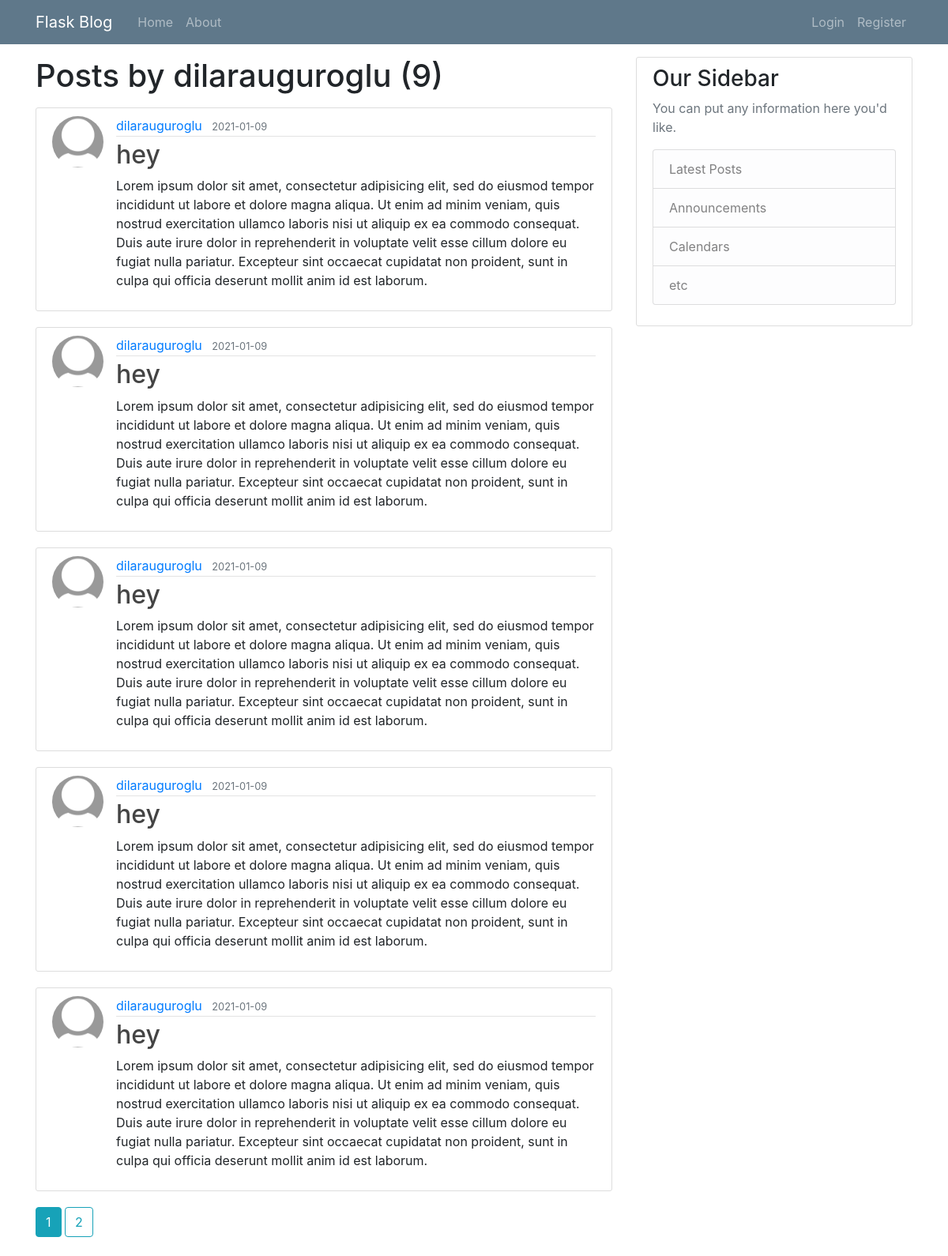
/user/dilarauguroglu, run on the app's committed database.
### Blog/models.py (models this page shows, shortened)
class User(db.Model, UserMixin):
    id = db.Column(db.Integer, primary_key=True)
    username = db.Column(db.String(20), unique=True, nullable=False)
    email = db.Column(db.String(120), unique=True, nullable=False)
    image_file = db.Column(db.String(20), nullable=False, default='default.jpg')
    password = db.Column(db.String(60), nullable=False)
    posts = db.relationship('Post', backref='author', lazy=True)

class Post(db.Model):
    id = db.Column(db.Integer, primary_key=True)
    title = db.Column(db.String(100), nullable=False)
    date_posted = db.Column(db.DateTime, nullable=False, default=datetime.utcnow)
    content = db.Column(db.Text, nullable=False)
    user_id = db.Column(db.Integer, db.ForeignKey('user.id'), nullable=False)

### Blog/routes.py (the view)
@app.route("/user/<string:username>")
def user_posts(username):
    page = request.args.get('page', 1, type=int)
    user = User.query.filter_by(username=username).first_or_404()
    posts = Post.query.filter_by(author=user).order_by(Post.date_posted.desc()).paginate(page=page, per_page=5)
    return render_template('user_posts.html', posts=posts, user=user)

### Blog/templates/user_posts.html (shortened to what this page needs)
{% extends "base.html" %}
{% block content %}
    <h1 class="mb-3">Posts by {{ user.username }} ({{ posts.total }})</h1>
    {% for post in posts.items %}
    <article class="media content-section">
      <img class="rounded-circle article-img" src="{{url_for('static', filename='images/' + post.author.image_file) }}" alt="">
      <div class="media-body">
        <div class="article-metadata">
          <a class="mr-2" href="{{url_for('user_posts', username=post.author.username)}}">{{ post.author.username }}</a>
          <small class="text-muted">{{ post.date_posted.strftime('%Y-%m-%d') }}</small>
        </div>
        <h2><a class="article-title" href="{{url_for('post', post_id=post.id)}}">{{ post.title }}</a></h2>
        <p class="article-content">{{ post.content }}</p>
      </div>
    </article>
    {% endfor %}
    {% for page_num in posts.iter_pages(left_edge=1, right_edge=1, left_current=1, right_current=2) %}
      {% if page_num %}
        {% if posts.page == page_num %}
            <a class="btn btn-info mb-4" href="{{ url_for('user_posts', username=user.username, page=page_num) }}">{{ page_num }}</a>
        {% else %}
            <a class="btn btn-outline-info mb-4" href="{{ url_for('user_posts', username=user.username, page=page_num) }}">{{ page_num }}</a>
        {% endif %}
      {% else %}
        ...
      {% endif %}
    {% endfor %}
{% endblock content %}

### Blog/templates/base.html (shortened to what this page needs)
<!DOCTYPE html>
<html lang="en" dir="ltr">
  <head>
   <link rel="stylesheet" tyle="text/css" href={{url_for('static',filename='main.css')}}>
   <link rel="stylesheet" href="https://maxcdn.bootstrapcdn.com/bootstrap/4.0.0/css/bootstrap.min.css">
  </head>
  <body>
      <header class="site-header">
        <nav class="navbar navbar-expand-md navbar-dark bg-steel fixed-top">
          <div class="container">
            <a class="navbar-brand mr-4" href="/">Flask Blog</a>
            <div class="collapse navbar-collapse" id="navbarToggle">
              <div class="navbar-nav mr-auto">
                <a class="nav-item nav-link" href="{{ url_for('home') }}">Home</a>
                <a class="nav-item nav-link" href="{{ url_for('about') }}">About</a>
              </div>
              <div class="navbar-nav">
                {% if current_user.is_authenticated %}
                  <a class="nav-item nav-link" href="{{ url_for('new_post') }}">New Post</a>
                  <a class="nav-item nav-link" href="{{ url_for('account') }}">Account</a>
                  <a class="nav-item nav-link" href="{{ url_for('logout') }}">Logout</a>
                {% else %}
                  <a class="nav-item nav-link" href="{{ url_for('login') }}">Login</a>
                  <a class="nav-item nav-link" href="{{ url_for('register') }}">Register</a>
                {% endif %}
              </div>
            </div>
          </div>
        </nav>
      </header>
      <main role="main" class="container">
        <div class="row">
          <div class="col-md-8">
            <br>
            <br>
            <br>
            {% block content %}{% endblock %}
          </div>
          <div class="col-md-4">
            <br>
            <br>
            <br>
            <div class="content-section">
              <h3>Our Sidebar</h3>
              <p class='text-muted'>You can put any information here you'd like.
                <ul class="list-group">
                  <li class="list-group-item list-group-item-light">Latest Posts</li>
                  <li class="list-group-item list-group-item-light">Announcements</li>
                  <li class="list-group-item list-group-item-light">Calendars</li>
                  <li class="list-group-item list-group-item-light">etc</li>
                </ul>
              </p>
            </div>
          </div>
        </div>
      </main>
  </body>
  </body>
</html>

### Blog/static/main.css (style rules this page uses)
body { background: #fafafa; color: #333333; margin-top: 5rem; }
h1, h2, h3, h4, h5, h6 { color: #444444; }
.bg-steel { background-color: #5f788a; }
.site-header .navbar-nav .nav-link { color: #cbd5db; }
.content-section { background: #ffffff; padding: 10px 20px; border: 1px solid #dddddd; border-radius: 3px; margin-bottom: 20px; }
.article-title { color: #444444; }
.article-content { white-space: pre-line; }
.article-img { height: 65px; width: 65px; margin-right: 16px; }
.article-metadata { padding-bottom: 1px; margin-bottom: 4px; border-bottom: 1px solid #e3e3e3 }

### data on the page
User: username "dilarauguroglu"
Post: image_file (placeholder picture), author.username "dilarauguroglu", date_posted "2021-01-09", title "hey", content "Lorem ipsum dolor sit amet, consectetur adipisicing elit, sed do eiusmod tempor incididunt ut labore et dolore magna aliqua. Ut enim ad minim veniam, quis nostrud exercitation ullamco laboris nisi ut aliquip ex ea commodo consequat. Duis aute irure dolor in reprehenderit in voluptate velit esse cillum dolore eu fugiat nulla pariatur. Excepteur sint occaecat cupidatat non proident, sunt in culpa qui officia deserunt mollit anim id est laborum."
Post: image_file (placeholder picture), author.username "dilarauguroglu", date_posted "2021-01-09", title "hey", content "Lorem ipsum dolor sit amet, consectetur adipisicing elit, sed do eiusmod tempor incididunt ut labore et dolore magna aliqua. Ut enim ad minim veniam, quis nostrud exercitation ullamco laboris nisi ut aliquip ex ea commodo consequat. Duis aute irure dolor in reprehenderit in voluptate velit esse cillum dolore eu fugiat nulla pariatur. Excepteur sint occaecat cupidatat non proident, sunt in culpa qui officia deserunt mollit anim id est laborum."
Post: image_file (placeholder picture), author.username "dilarauguroglu", date_posted "2021-01-09", title "hey", content "Lorem ipsum dolor sit amet, consectetur adipisicing elit, sed do eiusmod tempor incididunt ut labore et dolore magna aliqua. Ut enim ad minim veniam, quis nostrud exercitation ullamco laboris nisi ut aliquip ex ea commodo consequat. Duis aute irure dolor in reprehenderit in voluptate velit esse cillum dolore eu fugiat nulla pariatur. Excepteur sint occaecat cupidatat non proident, sunt in culpa qui officia deserunt mollit anim id est laborum."
Post: image_file (placeholder picture), author.username "dilarauguroglu", date_posted "2021-01-09", title "hey", content "Lorem ipsum dolor sit amet, consectetur adipisicing elit, sed do eiusmod tempor incididunt ut labore et dolore magna aliqua. Ut enim ad minim veniam, quis nostrud exercitation ullamco laboris nisi ut aliquip ex ea commodo consequat. Duis aute irure dolor in reprehenderit in voluptate velit esse cillum dolore eu fugiat nulla pariatur. Excepteur sint occaecat cupidatat non proident, sunt in culpa qui officia deserunt mollit anim id est laborum."
Post: image_file (placeholder picture), author.username "dilarauguroglu", date_posted "2021-01-09", title "hey", content "Lorem ipsum dolor sit amet, consectetur adipisicing elit, sed do eiusmod tempor incididunt ut labore et dolore magna aliqua. Ut enim ad minim veniam, quis nostrud exercitation ullamco laboris nisi ut aliquip ex ea commodo consequat. Duis aute irure dolor in reprehenderit in voluptate velit esse cillum dolore eu fugiat nulla pariatur. Excepteur sint occaecat cupidatat non proident, sunt in culpa qui officia deserunt mollit anim id est laborum."

### other printed values
{{ posts.total }} "9"
{{ page_num }} "1"
{{ page_num }} "2"
